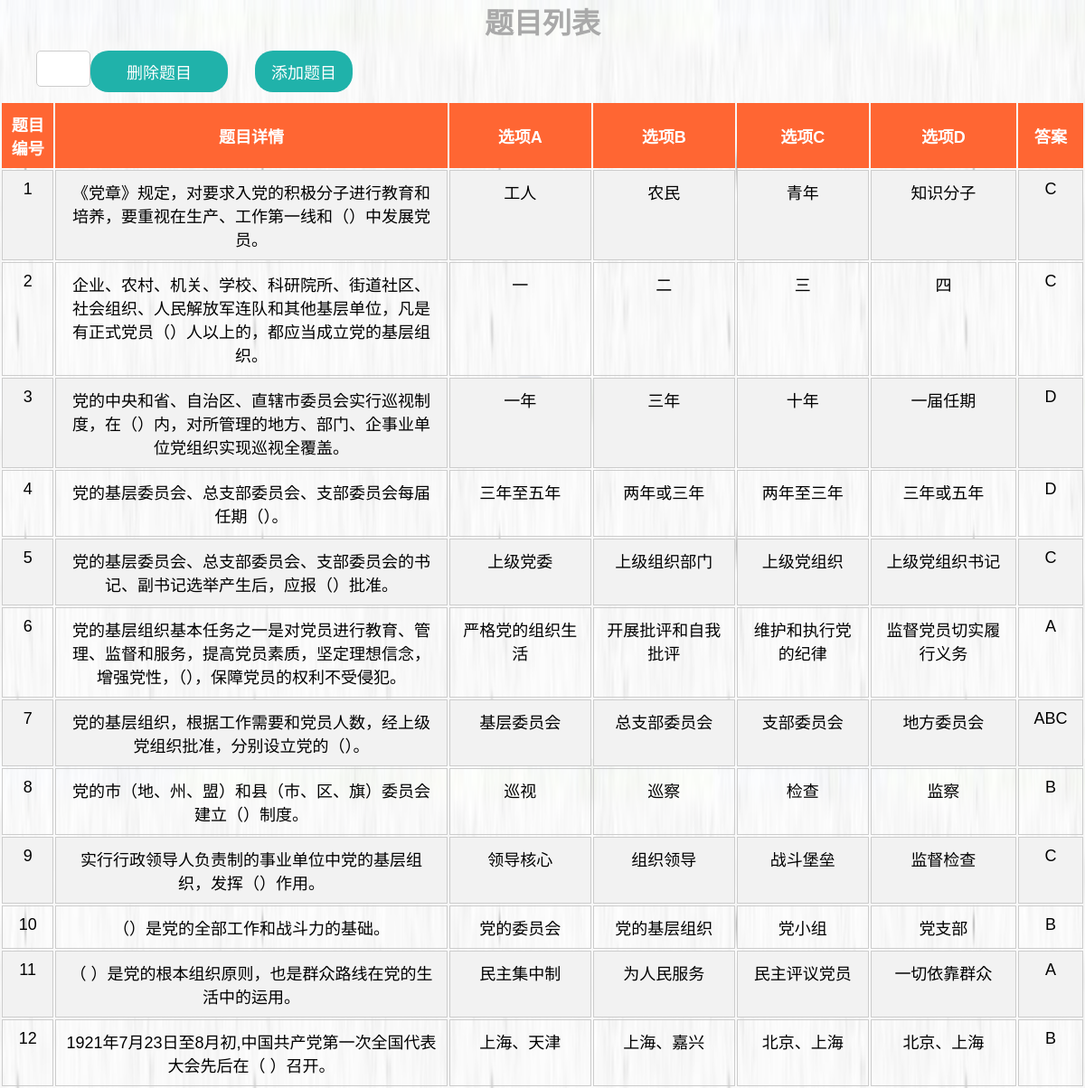
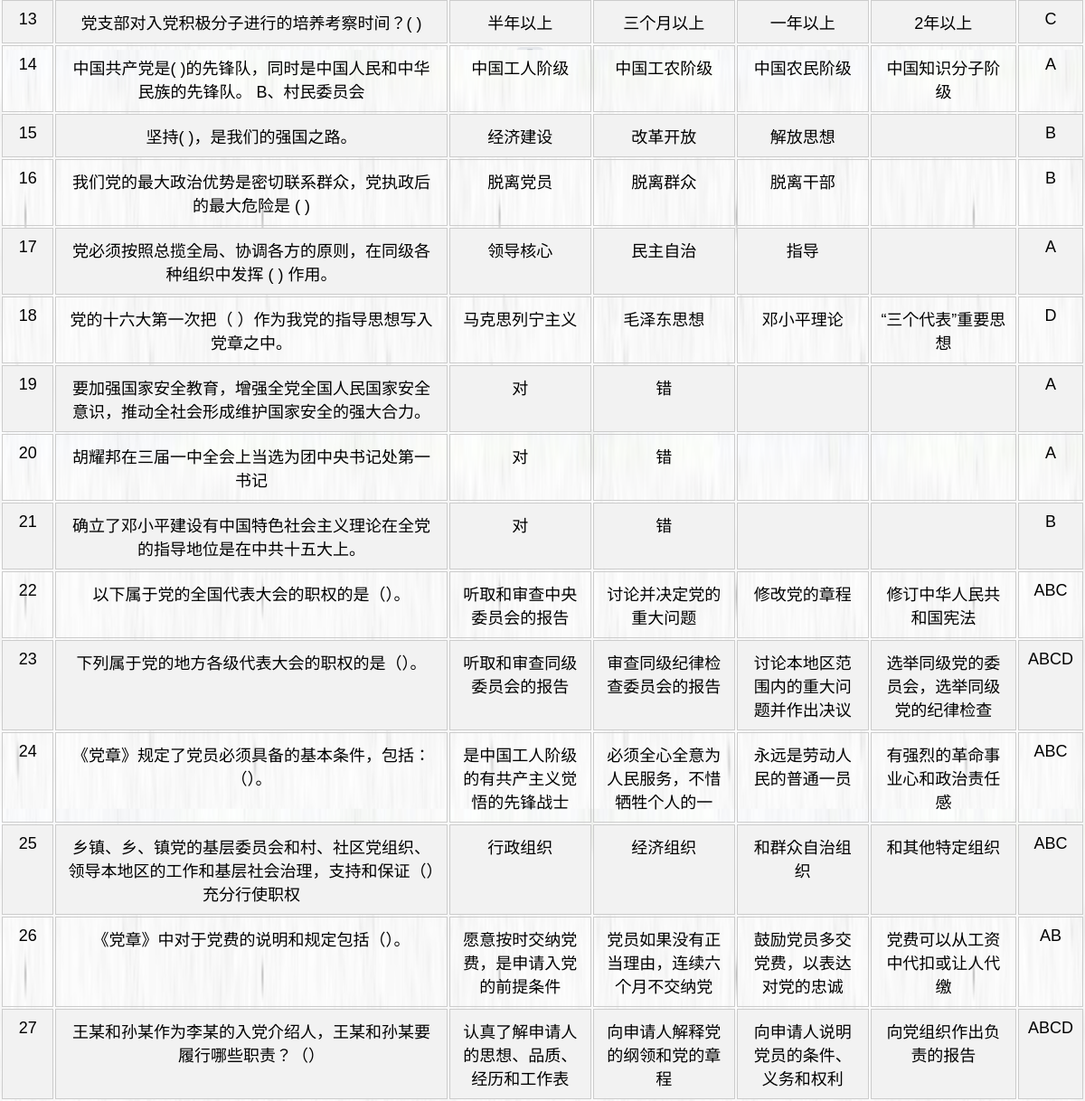
The page /PhpProject1/question/question.php on the database its author committed (2 pictures, top to bottom).
### tables this page shows
CREATE TABLE `question_bank` (
  `no` int(11) NOT NULL,
  `content` varchar(200) NOT NULL,
  `option1` varchar(20) NOT NULL,
  `option2` varchar(20) NOT NULL,
  `option3` varchar(20) NOT NULL,
  `option4` varchar(20) NOT NULL,
  `answer` varchar(20) NOT NULL
);

### PhpProject1/question/question.php (the view, shortened to what this page needs)
<?php
$servername = "localhost";
$username = "root";
$password = "";
$dbname = "sgm";
$conn = new mysqli($servername, $username, $password, $dbname);
$sql = "SELECT  * FROM question_bank order by no";
$result = $conn->query($sql);
?>
<!DOCTYPE html>
<html>
<head>
    <link rel="stylesheet" href="https://cdnjs.cloudflare.com/ajax/libs/sweetalert/1.1.3/sweetalert.min.css">
    <link rel="stylesheet" type="text/css" href="../style.css">
</head>
<body>
<h1 style="text-align: center;color: darkgray;">题目列表</h1>
<div >
<form action="question.php" method="post">
  <input type="text" name="delete-no" style="margin-left:40px; float: left;margin-top: 10px;">
  <input type="submit" value="删除题目" style="float:left; margin-left: 0;">
</form>
</div>
<div >
    <a href="../question/add_question.php" class="add-user" style="">添加题目</a>
</div>
    <div style="text-align: center">
    <table  style="text-align: center">
        <thead>
            <tr>
                <th>题目编号</th>
                <th>题目详情</th>
                <th>选项A</th>
                <th>选项B</th>
                <th>选项C</th>
                <th>选项D</th>
                <th>答案</th>
            </tr>
        </thead>
        <tbody >
            <?php while ($row = $result->fetch_assoc()): ?>
                <tr>
                    <td><?php echo $row["no"]; ?></td>
                    <td><?php echo $row["content"]; ?></td>
                    <td><?php echo $row["option1"]; ?></td>
                    <td><?php echo $row["option2"]; ?></td>
                    <td><?php echo $row["option3"]; ?></td>
                    <td><?php echo $row["option4"]; ?></td>
                    <td><?php echo $row["answer"]; ?></td>
                </tr>
            <?php endwhile; ?>
        </tbody>
    </table>
        </div>
</body>
</html>

### PhpProject1/style.css (style rules this page uses)
* { margin: 0; padding: 0; box-sizing: border-box; }
body { background-image: url('image/images.png'); }
body { background-color: #fff; font-family: "Microsoft YaHei", sans-serif; font-size: 16px; }
a { text-decoration: none; color: #666; }
table th { background-color: #ff6633; color: #fff; font-size: 18px; font-weight: bold; padding: 10px; }
table td { border: 1px solid #ccc; padding: 10px; vertical-align: top; font-size: 18px; color: black; }
table tr:nth-child(odd) { background-color: #f2f2f2; }

### PhpProject1/question/question.php (style rules this page uses)
.add-user { display: flex; flex-direction: column; align-items: center; background-color:rgb(32,178,170); color: #fff; border: 10px; padding: 10px 10px 10px 10px; margin: 10px 30px 10px 0px; border-radius: 20px; font-size: 18px; cursor: pointer; align-content: left; margin-left: 30px; width:9%; }
form input[type="submit"] { display: flex; flex-direction: column; align-items: center; background-color:rgb(32,178,170); color: #fff; border: 10px; padding: 10px 40px 10px 40px; margin: 10px 30px 10px 0px; border-radius: 20px; font-size: 18px; cursor: pointer; align-content: left; margin-left: 30px }
form input[type="text"] { width: 5%; padding: 10px; margin-bottom: 10px; border: 1px solid #ccc; border-radius: 5px; font-size: 16px; color: #333; }
body { background-image: url("../image/木白.png"); background-size: 100%; }

### rows shown on the page
question_bank: no "1", content "《党章》规定，对要求入党的积极分子进行教育和培养，要重视在生产、工作第一线和（）中发展党员。", option1 "工人", option2 "农民", option3 "青年", option4 "知识分子", answer "C"
question_bank: no "2", content "企业、农村、机关、学校、科研院所、街道社区、社会组织、人民解放军连队和其他基层单位，凡是有正式党员（）人以上的，都应当成立党的基层组织。", option1 "一", option2 "二", option3 "三", option4 "四", answer "C"
question_bank: no "3", content "党的中央和省、自治区、直辖市委员会实行巡视制度，在（）内，对所管理的地方、部门、企事业单位党组织实现巡视全覆盖。", option1 "一年", option2 "三年", option3 "十年", option4 "一届任期", answer "D"
question_bank: no "4", content "党的基层委员会、总支部委员会、支部委员会每届任期（）。", option1 "三年至五年", option2 "两年或三年", option3 "两年至三年", option4 "三年或五年", answer "D"
question_bank: no "5", content "党的基层委员会、总支部委员会、支部委员会的书记、副书记选举产生后，应报（）批准。", option1 "上级党委", option2 "上级组织部门", option3 "上级党组织", option4 "上级党组织书记", answer "C"
question_bank: no "6", content "党的基层组织基本任务之一是对党员进行教育、管理、监督和服务，提高党员素质，坚定理想信念，增强党性，（），保障党员的权利不受侵犯。", option1 "严格党的组织生活", option2 "开展批评和自我批评", option3 "维护和执行党的纪律", option4 "监督党员切实履行义务", answer "A"
question_bank: no "7", content "党的基层组织，根据工作需要和党员人数，经上级党组织批准，分别设立党的（）。", option1 "基层委员会", option2 "总支部委员会", option3 "支部委员会", option4 "地方委员会", answer "ABC"
question_bank: no "8", content "党的市（地、州、盟）和县（市、区、旗）委员会建立（）制度。", option1 "巡视", option2 "巡察", option3 "检查", option4 "监察", answer "B"
question_bank: no "9", content "实行行政领导人负责制的事业单位中党的基层组织，发挥（）作用。", option1 "领导核心", option2 "组织领导", option3 "战斗堡垒", option4 "监督检查", answer "C"
question_bank: no "10", content "（）是党的全部工作和战斗力的基础。", option1 "党的委员会", option2 "党的基层组织", option3 "党小组", option4 "党支部", answer "B"
question_bank: no "11", content "（ ）是党的根本组织原则，也是群众路线在党的生活中的运用。", option1 "民主集中制", option2 "为人民服务", option3 "民主评议党员", option4 "一切依靠群众", answer "A"
question_bank: no "12", content "1921年7月23日至8月初,中国共产党第一次全国代表大会先后在（ ）召开。", option1 "上海、天津", option2 "上海、嘉兴", option3 "北京、上海", option4 "北京、上海", answer "B"
question_bank: no "13", content "党支部对入党积极分子进行的培养考察时间？( )", option1 "半年以上", option2 "三个月以上", option3 "一年以上", option4 "2年以上", answer "C"
question_bank: no "14", content "中国共产党是( )的先锋队，同时是中国人民和中华民族的先锋队。 B、村民委员会", option1 "中国工人阶级", option2 "中国工农阶级", option3 "中国农民阶级", option4 "中国知识分子阶级", answer "A"
question_bank: no "15", content "坚持( )，是我们的强国之路。", option1 "经济建设", option2 "改革开放", option3 "解放思想", answer "B"
question_bank: no "16", content "我们党的最大政治优势是密切联系群众，党执政后的最大危险是 ( )", option1 "脱离党员", option2 "脱离群众", option3 "脱离干部", answer "B"
question_bank: no "17", content "党必须按照总揽全局、协调各方的原则，在同级各种组织中发挥 ( ) 作用。", option1 "领导核心", option2 "民主自治", option3 "指导", answer "A"
question_bank: no "18", content "党的十六大第一次把（ ）作为我党的指导思想写入党章之中。", option1 "马克思列宁主义", option2 "毛泽东思想", option3 "邓小平理论", option4 "“三个代表”重要思想", answer "D"
question_bank: no "19", content "要加强国家安全教育，增强全党全国人民国家安全意识，推动全社会形成维护国家安全的强大合力。", option1 "对", option2 "错", answer "A"
question_bank: no "20", content "胡耀邦在三届一中全会上当选为团中央书记处第一书记", option1 "对", option2 "错", answer "A"
question_bank: no "21", content "确立了邓小平建设有中国特色社会主义理论在全党的指导地位是在中共十五大上。", option1 "对", option2 "错", answer "B"
question_bank: no "22", content "以下属于党的全国代表大会的职权的是（）。", option1 "听取和审查中央委员会的报告", option2 "讨论并决定党的重大问题", option3 "修改党的章程", option4 "修订中华人民共和国宪法", answer "ABC"
question_bank: no "23", content "下列属于党的地方各级代表大会的职权的是（）。", option1 "听取和审查同级委员会的报告", option2 "审查同级纪律检查委员会的报告", option3 "讨论本地区范围内的重大问题并作出决议", option4 "选举同级党的委员会，选举同级党的纪律检查", answer "ABCD"
question_bank: no "24", content "《党章》规定了党员必须具备的基本条件，包括：（）。", option1 "是中国工人阶级的有共产主义觉悟的先锋战士", option2 "必须全心全意为人民服务，不惜牺牲个人的一", option3 "永远是劳动人民的普通一员", option4 "有强烈的革命事业心和政治责任感", answer "ABC"
question_bank: no "25", content "乡镇、乡、镇党的基层委员会和村、社区党组织、领导本地区的工作和基层社会治理，支持和保证（）充分行使职权", option1 "行政组织", option2 "经济组织", option3 "和群众自治组织", option4 "和其他特定组织", answer "ABC"
question_bank: no "26", content "《党章》中对于党费的说明和规定包括（）。", option1 "愿意按时交纳党费，是申请入党的前提条件", option2 "党员如果没有正当理由，连续六个月不交纳党", option3 "鼓励党员多交党费，以表达对党的忠诚", option4 "党费可以从工资中代扣或让人代缴", answer "AB"
question_bank: no "27", content "王某和孙某作为李某的入党介绍人，王某和孙某要履行哪些职责？（）", option1 "认真了解申请人的思想、品质、经历和工作表", option2 "向申请人解释党的纲领和党的章程", option3 "向申请人说明党员的条件、义务和权利", option4 "向党组织作出负责的报告", answer "ABCD"
